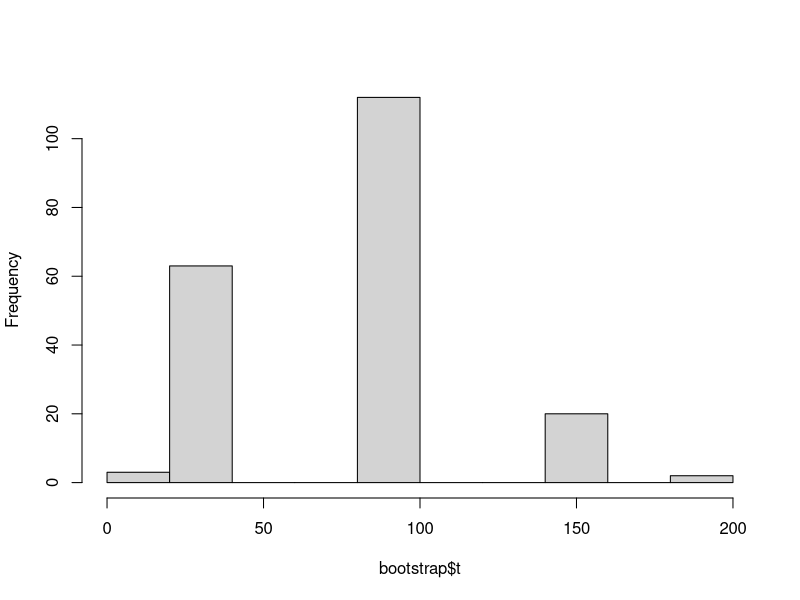

R code for this plot: (Note: this script raises an error after producing the figure.)
library(boot)
amostra <- c(94,197,16,38,99,141,23)
funcao <- function(d,i) {median(d[i])}
quantidadeReplicates <- 200
bootstrap <- boot(amostra,funcao,quantidadeReplicates)
#O resultado da "funcao" aplicado a cada uma das "quantidadeReplicates" Bootstrap Replicas
bootstrap$t
#O histograma das "quantidadeReplicates" Bootstrap Replicas
hist(bootstrap$t,main=NULL)
#O Erro padr??o da "funcao"
sqrt(var(boo$t))

